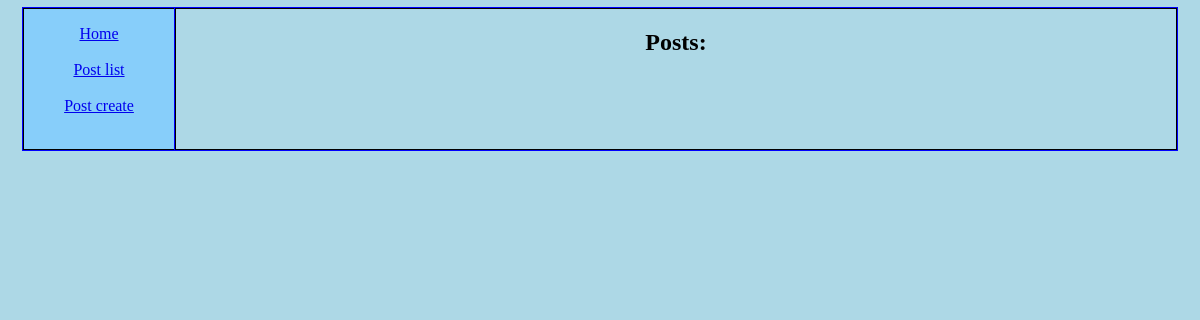
Page /blog/ on the earlier database version.
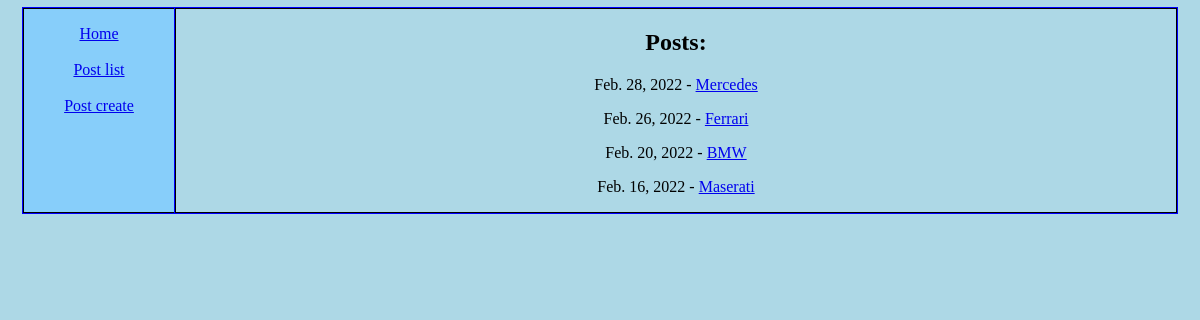
Same page on the later database version.
### blogposts/models.py (models this page shows)
class Blogpost(models.Model):
    class Language(models.TextChoices):
        PL = 'PL', _('Polski')
        EN = 'EN', _('English')
        DE = 'DE', _('Deutsch')
    title                   =   models.CharField(max_length=100, blank=False)
    text                    =   models.TextField(max_length=5000, blank=False)
    image                   =   models.ImageField(storage = fs)
    date_of_publication     =   models.DateField(blank=True, null=True)
    date_of_create          =   models.DateTimeField(auto_now_add=True)
    language                =   models.CharField(max_length=2, choices=Language.choices, default=Language.PL)
    def get_absolute_url(self):
        return reverse('blogposts:blogpost-detail', kwargs={'id': self.id}) #f'/show/{self.id}/'

### blogposts/views.py (the view)
# urls.py: path('', blogpost_list_view, name='blogpost-list'),
def blogpost_list_view(request):
    blogposts = Blogpost.objects.all()
    context = {
        'blogposts':  blogposts
    }
    return render(request, 'blogpost_list.html', context)

### blogposts/templates/blogpost_list.html
{% extends 'base.html' %}
{%load static %}
{%block content%}
<h1>Posts:</h1>
{% for blogpost in blogposts|dictsortreversed:"date_of_publication" %}
    <p>{{blogpost.date_of_publication}} - <a href = '{{blogpost.get_absolute_url}}'> {{ blogpost.title }}</a></p>
{%endfor%}
{%endblock%}

### templates/base.html (shortened to what this page needs)
<!doctype html>
{% load static %}
<html>
<head>
    <link rel="stylesheet", href="{% static '/css/base.css' %}">
</head>
<body>
    <section>
    <div id="navbar">
        {%include 'navbar.html'%}
    </div>
    <div>
        {%block content%}
        {%endblock%}
    </div>
    </section>
</body>
</html>

### templates/navbar.html
{% block nav %}
{% load static %}
    <p id="nav">
        {% block nav-home %}<a href="{% url 'home' %}">Home</a>{% endblock %}<br><br>
        {% block nav-post-create %}<a href="{% url 'blogposts:blogpost-list' %}">Post list</a>{% endblock %}<br><br>
        {% block nav-post-list %}<a href="{% url 'blogposts:blogpost-create' %}">Post create</a>{% endblock %}<br><br>
    </p>
{% endblock %}

### static/css/base.css (style rules this page uses)
body { background-color:lightblue; }
section { display: flex; justify-content: center; }
div { border: 1px solid black; outline-style: solid; outline-color:blue; outline-width: thin; width: 1000px; text-align: center; }
#navbar { width: 150px; background-color:lightskyblue; }

Differences in the rows shown:
added Blogpost: date_of_publication "Feb. 28, 2022", title "Mercedes"
added Blogpost: date_of_publication "Feb. 26, 2022", title "Ferrari"
added Blogpost: date_of_publication "Feb. 20, 2022", title "BMW"
added Blogpost: date_of_publication "Feb. 16, 2022", title "Maserati"
